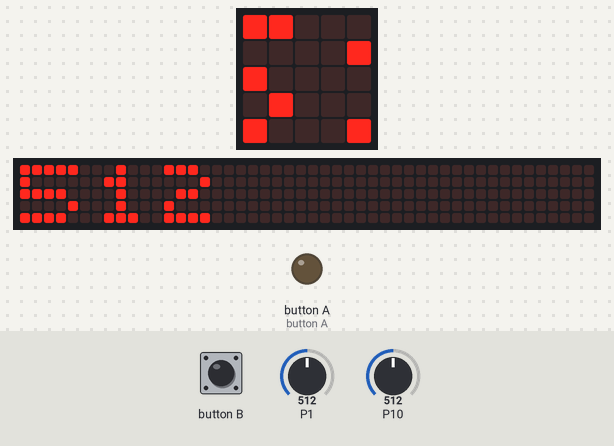
This program was run on a simulated BBC micro:bit (MakeCode). On the bench: the board's 5×5 LED display, a strip that is not on the board, showing the scrolling text unrolled, output pins drawn as LEDs (lit = HIGH). Inputs (shaded band) come from the test bench; at power-on: P10 = 512, P1 = 512 (analog values on the 0–1023 scale). The 48×5 strip is a reading aid, not a part: it shows the text the display is scrolling, unrolled, one strip-width of it at a time.

Above: at 1.27 s.
1.3 s: P10 set to 900
At 3.67 s:
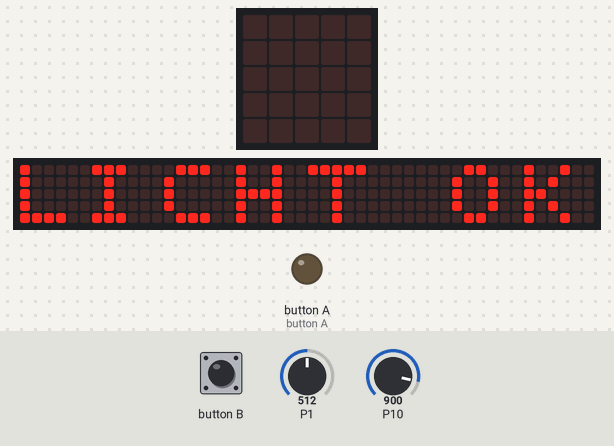
5.5 s: P1 set to 546
17.1 s: P1 set to 567
20.8 s: P10 set to 815
At 30.67 s:
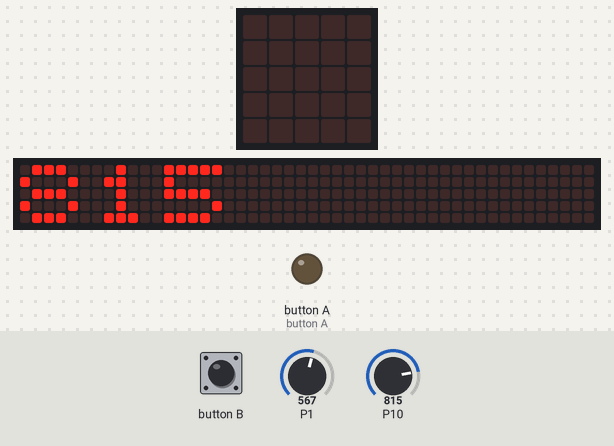
31.8 s: P10 set to 788
At 34.27 s:
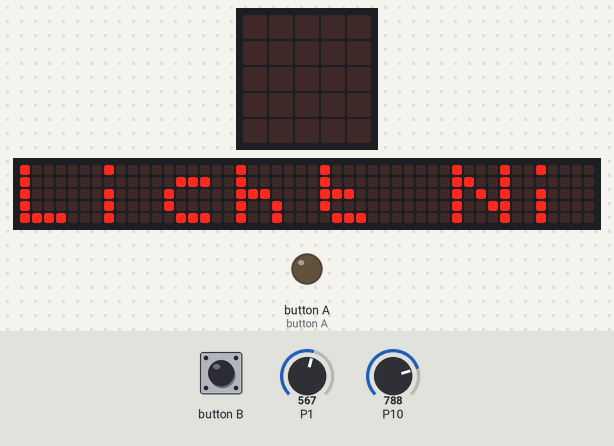
36.1 s: P1 set to 900
At 51.37 s:
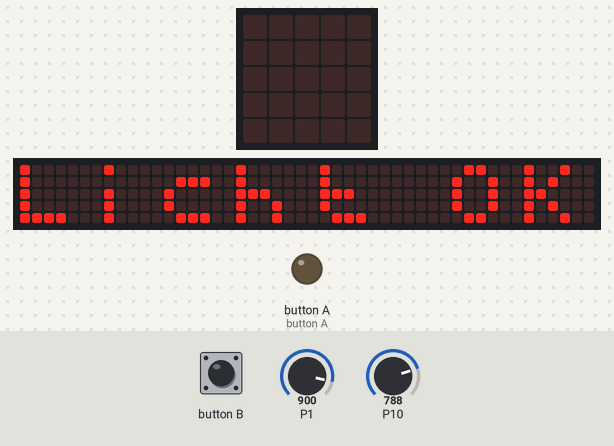
Timing chart, 0 to 52.9 s (numbered marks = the images above; inputs shaded):
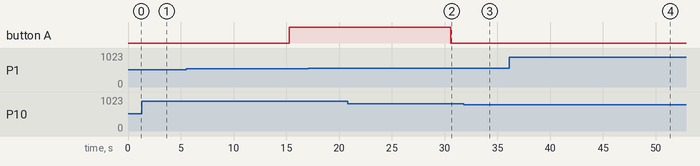

Measured:
- the behaviour switches between 800 and 799 on P10 (found by bisection; images 2 and 3)
- after the input at 1.3 s, the display: first differs from a run without the input after 2.3 s (image 1)
- after the input at 31.8 s, the display: first differs from a run without the input after 2.4 s (image 3)
- after the input at 36.1 s, the display: first differs from a run without the input after 15.2 s (image 4)

The program:

main.ts
```typescript
input.onButtonPressed(Button.A, function () {
    Toggler = 1
})
input.onButtonPressed(Button.B, function () {
    Toggler = 0
})
let Toggler = 0
let Grenzwert_Licht = 800
let Grenzwert_Temperatur = 600
basic.forever(function () {
    if (Toggler == 1) {
        basic.showNumber(0)
        if (pins.analogReadPin(AnalogPin.P0) >= Grenzwert_Temperatur) {
            basic.showIcon(IconNames.Sad)
        } else {
            basic.showString("Temp. OK")
        }
    } else {
        if (pins.analogReadPin(AnalogPin.P1) <= Grenzwert_Licht) {
            basic.showNumber(pins.analogReadPin(AnalogPin.P10))
            if (pins.analogReadPin(AnalogPin.P10) >= Grenzwert_Licht) {
                basic.showString("LICHT OK")
            } else {
                basic.showString("Licht Nicht OK")
            }
        } else {
            basic.showString("Licht OK")
        }
    }
})
basic.forever(function () {
    if (Toggler == 1) {
        basic.showNumber(pins.analogReadPin(AnalogPin.P0))
        if (pins.analogReadPin(AnalogPin.P0) <= 560) {
            pins.digitalWritePin(DigitalPin.P2, 1)
        } else {
            pins.digitalWritePin(DigitalPin.P2, 0)
        }
    } else {
        basic.showNumber(pins.analogReadPin(AnalogPin.P1))
        if (pins.analogReadPin(AnalogPin.P1) <= 560) {
            pins.digitalWritePin(DigitalPin.P5, 1)
        } else {
            pins.digitalWritePin(DigitalPin.P5, 0)
        }
    }
})
```

test.ts
```typescript
// Hier kann man Tests durchführen; diese Datei wird nicht kompiliert, wenn dieses Paket als Erweiterung verwendet wird.
```
